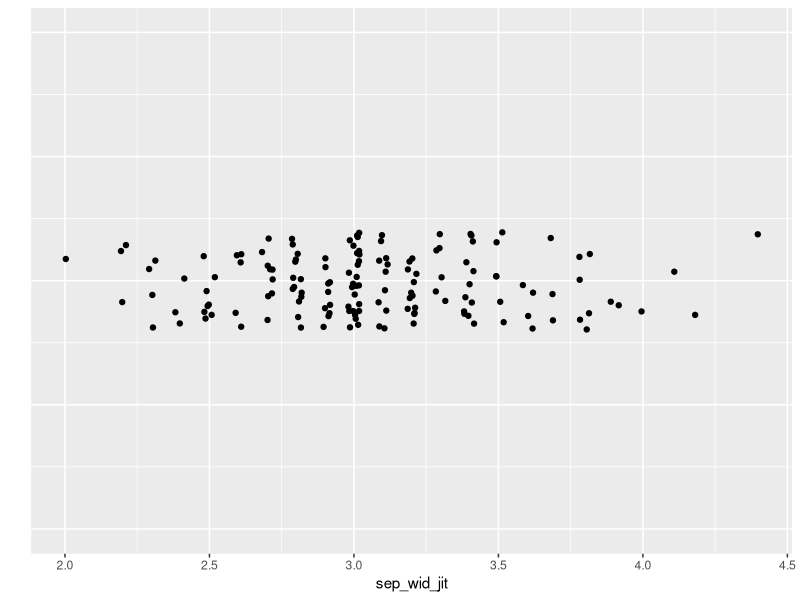
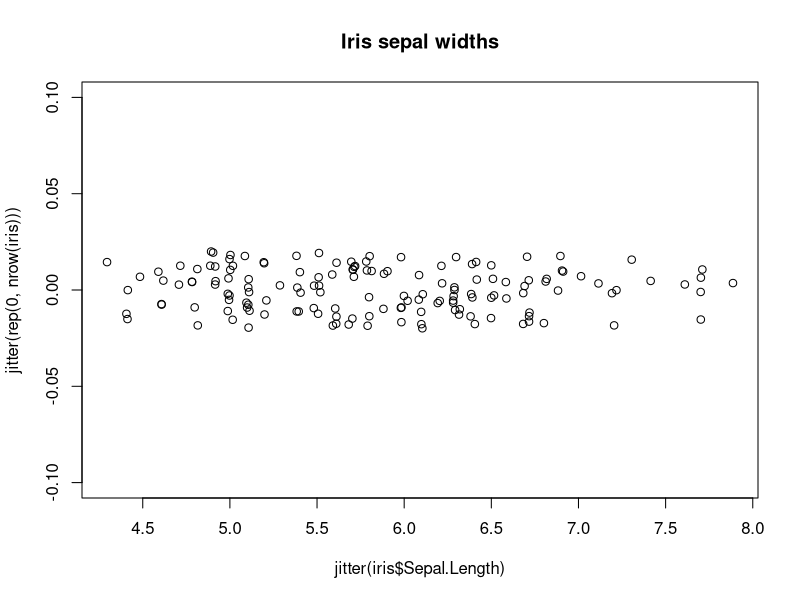

Here is the R script that generated these plots, in order:
## ---- chunk 1
library(knitr)
require(ggplot2)
require(data.table)


iris_dt = data.table(iris)


# # opts_knit$set(root.dir = "G:/Dropbox/C/Courses class/NRC290b/NRC_290b_2018/")
# #opts_knit$set(root.dir = "C:/Users/csutherland/Dropbox/C/Courses class/NRC290b/NRC_290b_2018")
# 
# opts_chunk$set(prompt = FALSE, comment = NA, mysize=TRUE, size="\\scriptsize")
# hook1 <- function(x){ gsub("```\n*```r*\n*", "", x) }
# hook2 <- function(x){ gsub("```\n+```\n", "", x) }
# knit_hooks$set(document = hook2)
# knitr::knit_hooks$set(mysize = function(before, options, envir) {
#   if (before) 
#     return(options$size)
# })
## ---- chunk 2
iris_dt[, sep_wid_jit := jitter(Sepal.Width)]
iris_dt[, sep_len_jit := jitter(Sepal.Length)]
iris_dt[, x_jit := jitter(rep(0, nrow(iris_dt)))]
iris_dt

## ---- chunk 3
ggplot(iris_dt, aes(x = sep_wid_jit, y = x_jit)) + geom_point() + ylim(-0.1, 0.1) +
  ylab("") + theme(axis.ticks.y = element_blank(), axis.text.y = element_blank())





plot(
  y = jitter(rep(0, nrow(iris))),
  x = jitter(iris$Sepal.Length),
  ylim = c(-0.1, 0.1),
  
  main = "Iris sepal widths")





